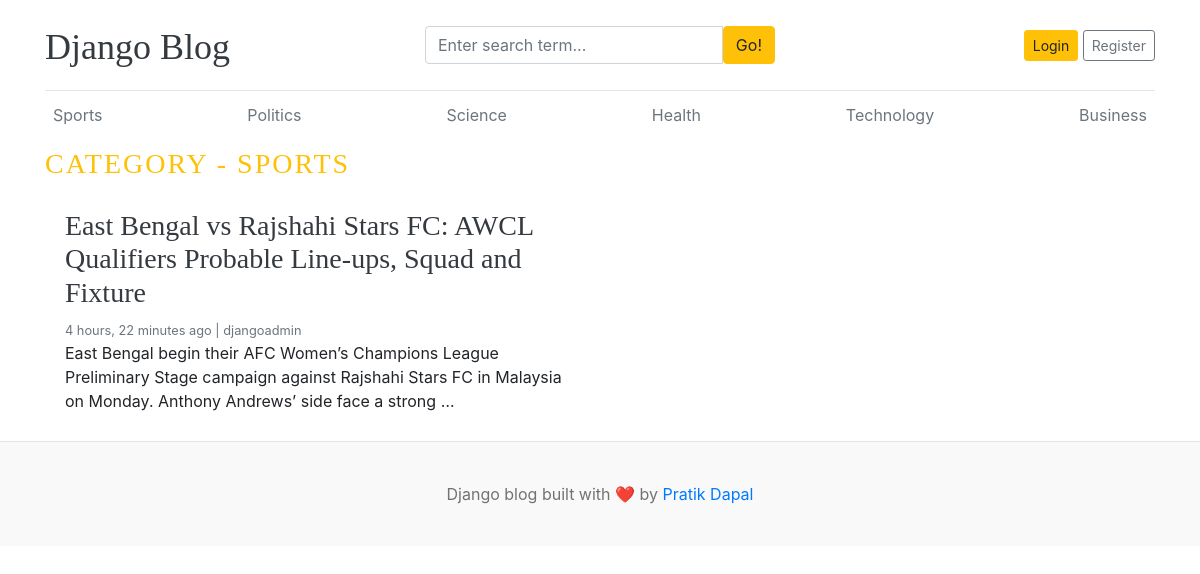
Page /category/1/ on the committed database.
### blogs/models.py (models this page shows, shortened)
class Category(models.Model):
    category_name = models.CharField(max_length=50, unique=True)
    created_at = models.DateTimeField(auto_now_add=True)
    updated_at = models.DateTimeField(auto_now=True)
    class Meta:
        verbose_name_plural= 'categories'
    def __str__(self):
        return self.category_name

class Blog(models.Model):
    title = models.CharField(max_length=100)
    slug = models.SlugField(max_length=150, unique=True, blank=True)
    category = models.ForeignKey(Category, on_delete=models.CASCADE)
    author = models.ForeignKey(User, on_delete=models.CASCADE)
    featured_image = models.ImageField(upload_to='uploads/%Y/%m/%d')
    short_description = models.TextField(max_length=500)
    blog_body = models.TextField(max_length=2000)
    status = models.CharField(max_length=20, choices=STATUS_CHOICES ,default="Drafts")
    is_featured = models.BooleanField(default=False)
    created_at = models.DateTimeField(auto_now_add=True)
    updated_at = models.DateTimeField(auto_now=True)

### blogs/views.py (the view)
# urls.py: path('<int:category_id>/', views.posts_by_category, name='posts_by_category'),
def posts_by_category(request, category_id):
    posts = Blog.objects.filter(status='Published', category=category_id)
    category = get_object_or_404(Category, pk=category_id)
    context = {
        'posts': posts,
        'category': category,
    }
    return render(request,'posts_by_category.html', context)

### blogs/context_processors.py (called while the page is built)
def get_categories(request):
    categories = Category.objects.all()
    return dict(categories=categories)

def get_social_links(request):
    social_links = SocialLink.objects.all()
    return dict(social_links=social_links)

### templates/posts_by_category.html (shortened to what this page needs)
{% extends "base.html" %}
{% block content%}
  <h3 class="text-uppercase text-warning" style="letter-spacing: 2px;">Category - {{category}}</h3>
  <div class="row mb-2">
    {% if posts %}
    {% for post in posts %}
    <div class="col-md-6">
      <div class="card border-0" >
        <div class="card-body">
          <h3><a href="{%  url 'blogs' post.slug %}" class="text-dark">{{ post.title}}</a></h3>
          <small class="mb-1 text-muted">{{post.created_at | timesince}} ago | {{post.author}}</small>
          <p class="card-text">{{ post.short_description | truncatewords:25}}</p>
        </div>
      </div>
    </div>
     {% endfor %}
     {% else %}
     <p>NO POST FOUND</p>
     {% endif %}
  </div>
</div>
{% endblock %}

### templates/base.html (shortened to what this page needs)
{% load static%}
<!DOCTYPE html>
<html lang="en">
  <head>
    <link href="https://getbootstrap.com/docs/4.0/dist/css/bootstrap.min.css" rel="stylesheet">
    <link href="{% static 'css/blog.css'%}" rel="stylesheet">
    <link rel="stylesheet" href="https://cdnjs.cloudflare.com/ajax/libs/font-awesome/4.7.0/css/font-awesome.min.css">
  </head>
  <body>
    <div class="container">
      <header class="blog-header py-3">
        <div class="row flex-nowrap justify-content-between align-items-center">
          <div class="col-4 pt-1">
            <a class="blog-header-logo text-dark" href="/">Django Blog</a>
          </div>
          <div class="col-4">
            <form action="{% url "search" %}" method="GET">
              <div class="input-group">
                <input class="form-control" type="text" name="keyword" value="{{ keyword }}" placeholder="Enter search term..." aria-label="Enter search term...">
                <button type="submit" class="btn btn-warning" id="button-search" type="button">Go!</button>
              </div>
            </form>
          </div>
          <div class="col-4 d-flex justify-content-end align-items-center">
            {% if not user.is_authenticated %}
              <a class="btn btn-sm btn-warning" href="{% url 'login' %}">Login</a> &nbsp;
              <a class="btn btn-sm btn-outline-secondary" href="{% url 'register' %}">Register</a>
            {% endif %}
          </div>
        </div>
      </header>
      <div class="nav-scroller py-1 mb-2">
        <nav class="nav d-flex justify-content-between">
          {% for cat in categories %}
          <a class="p-2 text-muted" href="{% url 'posts_by_category' cat.id %}">{{ cat.category_name}}</a>
          {% endfor %}
        </nav>
      </div>
      {% block content%}
       {% endblock %}
    <footer class="blog-footer">
      <p>Django blog built with ❤️ by <a href="#">Pratik Dapal</a></p>
    </footer>
  </body>
</html>

### blog_main/static/css/blog.css (style rules this page uses)
.blog-header { border-bottom: 1px solid #e5e5e5; }
.blog-header-logo { font-family: "Playfair Display", Georgia, "Times New Roman", serif; font-size: 2.25rem; }
h1, h2, h3, h4, h5, h6 { font-family: "Playfair Display", Georgia, "Times New Roman", serif; }
.blog-footer { padding: 2.5rem 0; color: #727272; text-align: center; background-color: #f9f9f9; border-top: .05rem solid #e5e5e5; }
.blog-footer p:last-child { margin-bottom: 0; }

### rows in the picture
Category: category_name "Sports", category_name "SPORTS"
Category: category_name "Politics"
Category: category_name "Science"
Category: category_name "Health"
Category: category_name "Technology"
Category: category_name "Business"
Blog: title "East Bengal vs Rajshahi Stars FC: AWCL Qualifiers Probable Line-ups, Squad and Fixture", created_at "4 hours, 22 minutes", author "djangoadmin", short_description "East Bengal begin their AFC Women’s Champions League Preliminary Stage campaign against Rajshahi Stars FC in Malaysia on Monday. Anthony Andrews’ side face a strong …"
